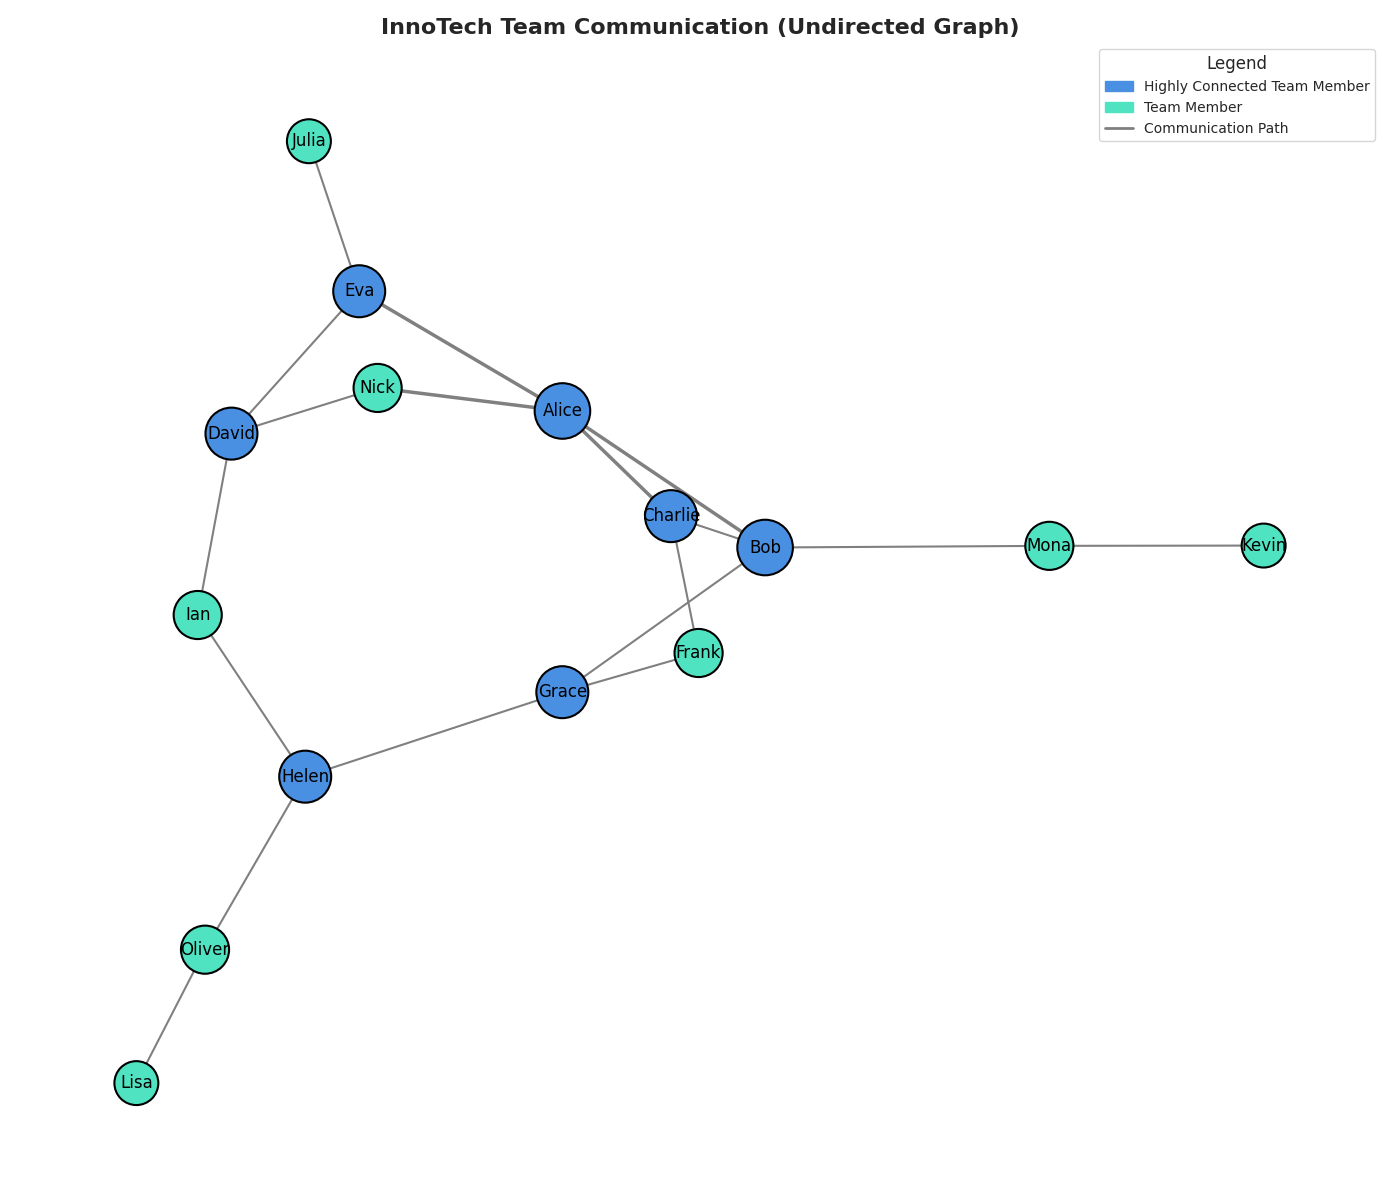

Write Python code to recreate this figure.
import matplotlib.pyplot as plt
import networkx as nx
import matplotlib.patches as mpatches

# Create an undirected graph
G = nx.Graph()

# Add nodes including new members
members = [
    'Alice', 'Bob', 'Charlie', 'David', 'Eva', 'Frank', 'Grace', 'Helen', 
    'Ian', 'Julia', 'Kevin', 'Lisa', 'Mona', 'Nick', 'Oliver'
]
G.add_nodes_from(members)

# Add edges including new connections
edges = [
    ('Alice', 'Bob'), ('Alice', 'Charlie'), ('Alice', 'Eva'),
    ('Bob', 'Charlie'), ('Bob', 'Grace'), ('Charlie', 'Frank'),
    ('David', 'Eva'), ('David', 'Ian'), ('Eva', 'Julia'),
    ('Frank', 'Grace'), ('Grace', 'Helen'), ('Helen', 'Ian'),
    ('Kevin', 'Mona'), ('Mona', 'Bob'), ('Lisa', 'Oliver'),
    ('Nick', 'Alice'), ('Nick', 'David'), ('Oliver', 'Helen')
]
G.add_edges_from(edges)

# Calculate layout for nodes
pos = nx.spring_layout(G, seed=42)

# Customize node sizes and colors by degree
node_sizes = [800 + 200 * G.degree(node) for node in G.nodes()]
node_colors = ['#4A90E2' if G.degree(node) > 2 else '#50E3C2' for node in G.nodes()]

plt.figure(figsize=(14, 12))

# Draw nodes with size and color customization
nx.draw_networkx_nodes(G, pos, node_size=node_sizes, node_color=node_colors, edgecolors='black', linewidths=1.5)

# Draw edges
edge_widths = [2.5 if 'Alice' in edge else 1.5 for edge in edges]
nx.draw_networkx_edges(G, pos, edgelist=edges, width=edge_widths, edge_color='gray', style='solid')

# Add labels to the nodes
nx.draw_networkx_labels(G, pos, font_size=12, font_color='black', font_family='sans-serif')

# Customize title and layout
plt.title("InnoTech Team Communication (Undirected Graph)", fontsize=16, fontweight='bold')
plt.axis('off')

# Enhanced legend
team_member_patch = mpatches.Patch(color='#4A90E2', label='Highly Connected Team Member')
other_member_patch = mpatches.Patch(color='#50E3C2', label='Team Member')
edge_patch = plt.Line2D([0], [0], color='gray', lw=2, label='Communication Path')
plt.legend(handles=[team_member_patch, other_member_patch, edge_patch], loc='upper right', fontsize=10, title='Legend')

plt.tight_layout()

plt.show()
